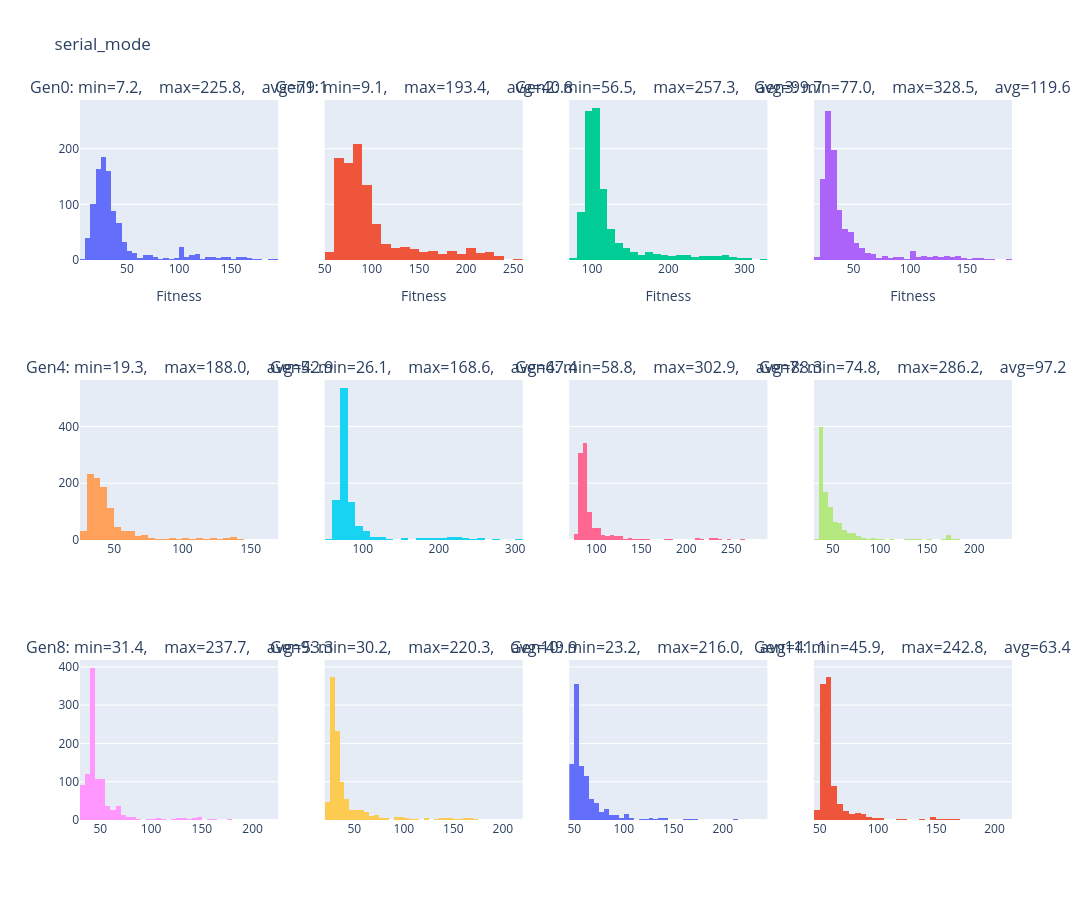

Here is the notebook cell this chart was saved with:
### Code cell
plot_fitness_distribution(pd.DataFrame(STDT_logs["serial_activity"]["population"]), 0, 12, "serial_mode")

### Figure 1 — Plotly figure (JSON) as saved in the notebook; plotly's stock layout.template omitted (floating-point values rounded to 4 significant figures; data arrays with more than 128 entries replaced by an {"elided": "..."} marker saying what was removed)
{"data": [{"type": "histogram", "x": {"elided": "1000 float values"}, "xaxis": "x", "yaxis": "y"}, {"type": "histogram", "x": {"elided": "1000 float values"}, "xaxis": "x2", "yaxis": "y2"}, {"type": "histogram", "x": {"elided": "1000 float values"}, "xaxis": "x3", "yaxis": "y3"}, {"type": "histogram", "x": {"elided": "1000 float values"}, "xaxis": "x4", "yaxis": "y4"}, {"type": "histogram", "x": {"elided": "1000 float values"}, "xaxis": "x5", "yaxis": "y5"}, {"type": "histogram", "x": {"elided": "1000 float values"}, "xaxis": "x6", "yaxis": "y6"}, {"type": "histogram", "x": {"elided": "1000 float values"}, "xaxis": "x7", "yaxis": "y7"}, {"type": "histogram", "x": {"elided": "1000 float values"}, "xaxis": "x8", "yaxis": "y8"}, {"type": "histogram", "x": {"elided": "1000 float values"}, "xaxis": "x9", "yaxis": "y9"}, {"type": "histogram", "x": {"elided": "1000 float values"}, "xaxis": "x10", "yaxis": "y10"}, {"type": "histogram", "x": {"elided": "1000 float values"}, "xaxis": "x11", "yaxis": "y11"}, {"type": "histogram", "x": {"elided": "1000 float values"}, "xaxis": "x12", "yaxis": "y12"}], "layout": {"annotations": [{"font": {"size": 16}, "showarrow": false, "text": "Gen0: min=7.2,    max=225.8,    avg=79.1", "x": 0.1062, "xanchor": "center", "xref": "paper", "y": 1, "yanchor": "bottom", "yref": "paper"}, {"font": {"size": 16}, "showarrow": false, "text": "Gen1: min=9.1,    max=193.4,    avg=40.8", "x": 0.3688, "xanchor": "center", "xref": "paper", "y": 1, "yanchor": "bottom", "yref": "paper"}, {"font": {"size": 16}, "showarrow": false, "text": "Gen2: min=56.5,    max=257.3,    avg=99.7", "x": 0.6313, "xanchor": "center", "xref": "paper", "y": 1, "yanchor": "bottom", "yref": "paper"}, {"font": {"size": 16}, "showarrow": false, "text": "Gen3: min=77.0,    max=328.5,    avg=119.6", "x": 0.8938, "xanchor": "center", "xref": "paper", "y": 1, "yanchor": "bottom", "yref": "paper"}, {"font": {"size": 16}, "showarrow": false, "text": "Gen4: min=19.3,    max=188.0,    avg=42.9", "x": 0.1062, "xanchor": "center", "xref": "paper", "y": 0.6111, "yanchor": "bottom", "yref": "paper"}, {"font": {"size": 16}, "showarrow": false, "text": "Gen5: min=26.1,    max=168.6,    avg=47.4", "x": 0.3688, "xanchor": "center", "xref": "paper", "y": 0.6111, "yanchor": "bottom", "yref": "paper"}, {"font": {"size": 16}, "showarrow": false, "text": "Gen6: min=58.8,    max=302.9,    avg=88.3", "x": 0.6313, "xanchor": "center", "xref": "paper", "y": 0.6111, "yanchor": "bottom", "yref": "paper"}, {"font": {"size": 16}, "showarrow": false, "text": "Gen7: min=74.8,    max=286.2,    avg=97.2", "x": 0.8938, "xanchor": "center", "xref": "paper", "y": 0.6111, "yanchor": "bottom", "yref": "paper"}, {"font": {"size": 16}, "showarrow": false, "text": "Gen8: min=31.4,    max=237.7,    avg=53.3", "x": 0.1062, "xanchor": "center", "xref": "paper", "y": 0.2222, "yanchor": "bottom", "yref": "paper"}, {"font": {"size": 16}, "showarrow": false, "text": "Gen9: min=30.2,    max=220.3,    avg=49.9", "x": 0.3688, "xanchor": "center", "xref": "paper", "y": 0.2222, "yanchor": "bottom", "yref": "paper"}, {"font": {"size": 16}, "showarrow": false, "text": "Gen10: min=23.2,    max=216.0,    avg=41.1", "x": 0.6313, "xanchor": "center", "xref": "paper", "y": 0.2222, "yanchor": "bottom", "yref": "paper"}, {"font": {"size": 16}, "showarrow": false, "text": "Gen11: min=45.9,    max=242.8,    avg=63.4", "x": 0.8938, "xanchor": "center", "xref": "paper", "y": 0.2222, "yanchor": "bottom", "yref": "paper"}], "height": 900, "showlegend": false, "title": {"text": "serial_mode"}, "width": 1400, "xaxis": {"anchor": "y", "domain": [0, 0.2125], "title": {"text": "Fitness"}}, "xaxis10": {"anchor": "y10", "domain": [0.2625, 0.475]}, "xaxis11": {"anchor": "y11", "domain": [0.525, 0.7375]}, "xaxis12": {"anchor": "y12", "domain": [0.7875, 1]}, "xaxis2": {"anchor": "y2", "domain": [0.2625, 0.475], "title": {"text": "Fitness"}}, "xaxis3": {"anchor": "y3", "domain": [0.525, 0.7375], "title": {"text": "Fitness"}}, "xaxis4": {"anchor": "y4", "domain": [0.7875, 1], "title": {"text": "Fitness"}}, "xaxis5": {"anchor": "y5", "domain": [0, 0.2125]}, "xaxis6": {"anchor": "y6", "domain": [0.2625, 0.475]}, "xaxis7": {"anchor": "y7", "domain": [0.525, 0.7375]}, "xaxis8": {"anchor": "y8", "domain": [0.7875, 1]}, "xaxis9": {"anchor": "y9", "domain": [0, 0.2125]}, "yaxis": {"anchor": "x", "domain": [0.7778, 1]}, "yaxis10": {"anchor": "x10", "domain": [0, 0.2222], "matches": "y9", "showticklabels": false}, "yaxis11": {"anchor": "x11", "domain": [0, 0.2222], "matches": "y9", "showticklabels": false}, "yaxis12": {"anchor": "x12", "domain": [0, 0.2222], "matches": "y9", "showticklabels": false}, "yaxis2": {"anchor": "x2", "domain": [0.7778, 1], "matches": "y", "showticklabels": false}, "yaxis3": {"anchor": "x3", "domain": [0.7778, 1], "matches": "y", "showticklabels": false}, "yaxis4": {"anchor": "x4", "domain": [0.7778, 1], "matches": "y", "showticklabels": false}, "yaxis5": {"anchor": "x5", "domain": [0.3889, 0.6111]}, "yaxis6": {"anchor": "x6", "domain": [0.3889, 0.6111], "matches": "y5", "showticklabels": false}, "yaxis7": {"anchor": "x7", "domain": [0.3889, 0.6111], "matches": "y5", "showticklabels": false}, "yaxis8": {"anchor": "x8", "domain": [0.3889, 0.6111], "matches": "y5", "showticklabels": false}, "yaxis9": {"anchor": "x9", "domain": [0, 0.2222]}}}
